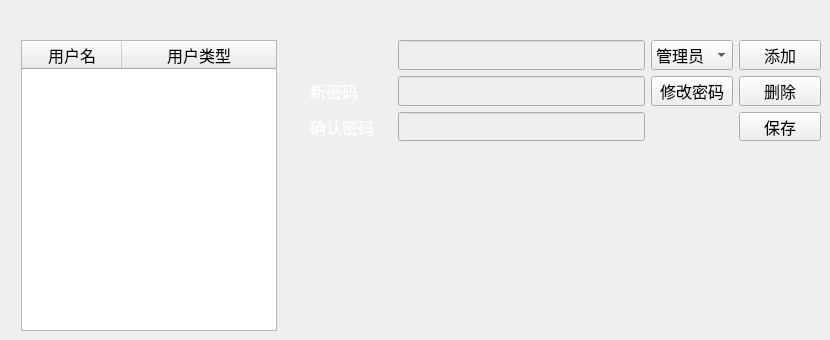
       <widget class="QWidget" name="page_4">
        <widget class="QWidget" name="layoutWidget">
         <property name="geometry">
          <rect>
           <x>310</x>
           <y>40</y>
           <width>511</width>
           <height>101</height>
          </rect>
         </property>
         <layout class="QGridLayout" name="gridLayout" columnstretch="1,3,1,1">
          <property name="spacing">
           <number>6</number>
          </property>
          <item row="1" column="1">
           <widget class="QLineEdit" name="lineEdit_11">
            <property name="enabled">
             <bool>false</bool>
            </property>
            <property name="sizePolicy">
             <sizepolicy hsizetype="Expanding" vsizetype="Expanding">
              <horstretch>0</horstretch>
              <verstretch>0</verstretch>
             </sizepolicy>
            </property>
            <property name="font">
             <font>
              <family>微软雅黑</family>
              <pointsize>12</pointsize>
             </font>
            </property>
            <property name="styleSheet">
             <string notr="true">background-color: rgb(239, 239, 241);</string>
            </property>
            <property name="echoMode">
             <enum>QLineEdit::Password</enum>
            </property>
            <property name="readOnly">
             <bool>false</bool>
            </property>
            <property name="placeholderText">
             <string/>
            </property>
           </widget>
          </item>
          <item row="2" column="1">
           <widget class="QLineEdit" name="lineEdit_12">
            <property name="enabled">
             <bool>false</bool>
            </property>
            <property name="sizePolicy">
             <sizepolicy hsizetype="Expanding" vsizetype="Expanding">
              <horstretch>0</horstretch>
              <verstretch>0</verstretch>
             </sizepolicy>
            </property>
            <property name="font">
             <font>
              <family>微软雅黑</family>
              <pointsize>12</pointsize>
             </font>
            </property>
            <property name="styleSheet">
             <string notr="true">background-color: rgb(239, 239, 241);</string>
            </property>
            <property name="echoMode">
             <enum>QLineEdit::Password</enum>
            </property>
            <property name="readOnly">
             <bool>false</bool>
            </property>
            <property name="placeholderText">
             <string/>
            </property>
           </widget>
          </item>
          <item row="0" column="0">
           <widget class="QLabel" name="label">
            <property name="font">
             <font>
              <family>微软雅黑</family>
              <pointsize>12</pointsize>
             </font>
            </property>
            <property name="styleSheet">
             <string notr="true">color: rgb(239, 239, 241);</string>
            </property>
            <property name="text">
             <string>用户名</string>
            </property>
           </widget>
          </item>
          <item row="0" column="1">
           <widget class="QLineEdit" name="lineEdit">
            <property name="sizePolicy">
             <sizepolicy hsizetype="Expanding" vsizetype="Expanding">
              <horstretch>0</horstretch>
              <verstretch>0</verstretch>
             </sizepolicy>
            </property>
            <property name="font">
             <font>
              <family>微软雅黑</family>
              <pointsize>12</pointsize>
             </font>
            </property>
            <property name="styleSheet">
             <string notr="true">background-color: rgb(239, 239, 241);</string>
            </property>
            <property name="readOnly">
             <bool>true</bool>
            </property>
           </widget>
          </item>
          <item row="2" column="3">
           <widget class="QToolButton" name="toolButton_8">
            <property name="sizePolicy">
             <sizepolicy hsizetype="Expanding" vsizetype="Expanding">
              <horstretch>0</horstretch>
              <verstretch>0</verstretch>
             </sizepolicy>
            </property>
            <property name="font">
             <font>
              <family>微软雅黑</family>
              <pointsize>12</pointsize>
             </font>
            </property>
            <property name="styleSheet">
             <string notr="true"/>
            </property>
            <property name="text">
             <string>保存</string>
            </property>
            <property name="iconSize">
             <size>
              <width>36</width>
              <height>36</height>
             </size>
            </property>
            <property name="toolButtonStyle">
             <enum>Qt::ToolButtonTextBesideIcon</enum>
            </property>
           </widget>
          </item>
          <item row="0" column="3">
           <widget class="QToolButton" name="toolButton_5">
            <property name="sizePolicy">
             <sizepolicy hsizetype="Expanding" vsizetype="Expanding">
              <horstretch>0</horstretch>
              <verstretch>0</verstretch>
             </sizepolicy>
            </property>
            <property name="font">
             <font>
              <family>微软雅黑</family>
              <pointsize>12</pointsize>
             </font>
            </property>
            <property name="styleSheet">
             <string notr="true"/>
            </property>
            <property name="text">
             <string>添加</string>
            </property>
            <property name="iconSize">
             <size>
              <width>36</width>
              <height>36</height>
             </size>
            </property>
            <property name="toolButtonStyle">
             <enum>Qt::ToolButtonTextBesideIcon</enum>
            </property>
           </widget>
          </item>
          <item row="0" column="2">
           <widget class="QComboBox" name="comboBox_5">
            <property name="sizePolicy">
             <sizepolicy hsizetype="Expanding" vsizetype="Expanding">
              <horstretch>0</horstretch>
              <verstretch>0</verstretch>
             </sizepolicy>
            </property>
            <property name="font">
             <font>
              <family>微软雅黑</family>
              <pointsize>12</pointsize>
             </font>
            </property>
            <property name="styleSheet">
             <string notr="true">background-color: rgb(239, 239, 241);
selection-color: rgb(0, 0, 0);</string>
            </property>
            <property name="currentIndex">
             <number>1</number>
            </property>
            <item>
             <property name="text">
              <string>操作员</string>
             </property>
            </item>
            <item>
             <property name="text">
              <string>管理员</string>
             </property>
            </item>
           </widget>
          </item>
          <item row="2" column="0">
           <widget class="QLabel" name="label_17">
            <property name="font">
             <font>
              <family>微软雅黑</family>
              <pointsize>12</pointsize>
             </font>
            </property>
            <property name="styleSheet">
             <string notr="true">color: rgb(255, 255, 255);
border:0px;</string>
            </property>
            <property name="text">
             <string>确认密码</string>
            </property>
            <property name="alignment">
             <set>Qt::AlignLeading|Qt::AlignLeft|Qt::AlignVCenter</set>
            </property>
           </widget>
          </item>
          <item row="1" column="0">
           <widget class="QLabel" name="label_28">
            <property name="font">
             <font>
              <family>微软雅黑</family>
              <pointsize>12</pointsize>
             </font>
            </property>
            <property name="styleSheet">
             <string notr="true">color: rgb(255, 255, 255);
border:0px;</string>
            </property>
            <property name="text">
             <string>新密码</string>
            </property>
            <property name="alignment">
             <set>Qt::AlignLeading|Qt::AlignLeft|Qt::AlignVCenter</set>
            </property>
           </widget>
          </item>
          <item row="1" column="3">
           <widget class="QToolButton" name="toolButton_6">
            <property name="sizePolicy">
             <sizepolicy hsizetype="Expanding" vsizetype="Expanding">
              <horstretch>0</horstretch>
              <verstretch>0</verstretch>
             </sizepolicy>
            </property>
            <property name="font">
             <font>
              <family>微软雅黑</family>
              <pointsize>12</pointsize>
             </font>
            </property>
            <property name="styleSheet">
             <string notr="true"/>
            </property>
            <property name="text">
             <string>删除</string>
            </property>
            <property name="iconSize">
             <size>
              <width>36</width>
              <height>36</height>
             </size>
            </property>
            <property name="toolButtonStyle">
             <enum>Qt::ToolButtonTextBesideIcon</enum>
            </property>
           </widget>
          </item>
          <item row="1" column="2">
           <widget class="QToolButton" name="toolButton_9">
            <property name="sizePolicy">
             <sizepolicy hsizetype="Expanding" vsizetype="Expanding">
              <horstretch>0</horstretch>
              <verstretch>0</verstretch>
             </sizepolicy>
            </property>
            <property name="font">
             <font>
              <family>微软雅黑</family>
              <pointsize>12</pointsize>
             </font>
            </property>
            <property name="styleSheet">
             <string notr="true"/>
            </property>
            <property name="text">
             <string>修改密码</string>
            </property>
            <property name="iconSize">
             <size>
              <width>36</width>
              <height>36</height>
             </size>
            </property>
            <property name="toolButtonStyle">
             <enum>Qt::ToolButtonTextBesideIcon</enum>
            </property>
           </widget>
          </item>
         </layout>
        </widget>
        <widget class="QTableWidget" name="tableWidget_4">
         <property name="geometry">
          <rect>
           <x>21</x>
           <y>40</y>
           <width>256</width>
           <height>291</height>
          </rect>
         </property>
         <property name="font">
          <font>
           <family>微软雅黑</family>
           <pointsize>12</pointsize>
          </font>
         </property>
         <property name="focusPolicy">
          <enum>Qt::StrongFocus</enum>
         </property>
         <property name="styleSheet">
          <string notr="true">QTableWidget
{
color: rgb(239, 239, 241);
}</string>
         </property>
         <property name="editTriggers">
          <set>QAbstractItemView::NoEditTriggers</set>
         </property>
         <property name="selectionBehavior">
          <enum>QAbstractItemView::SelectRows</enum>
         </property>
         <attribute name="horizontalHeaderStretchLastSection">
          <bool>true</bool>
         </attribute>
         <attribute name="verticalHeaderVisible">
          <bool>false</bool>
         </attribute>
         <column>
          <property name="text">
           <string>用户名</string>
          </property>
         </column>
         <column>
          <property name="text">
           <string>用户类型</string>
          </property>
         </column>
        </widget>
       </widget>
